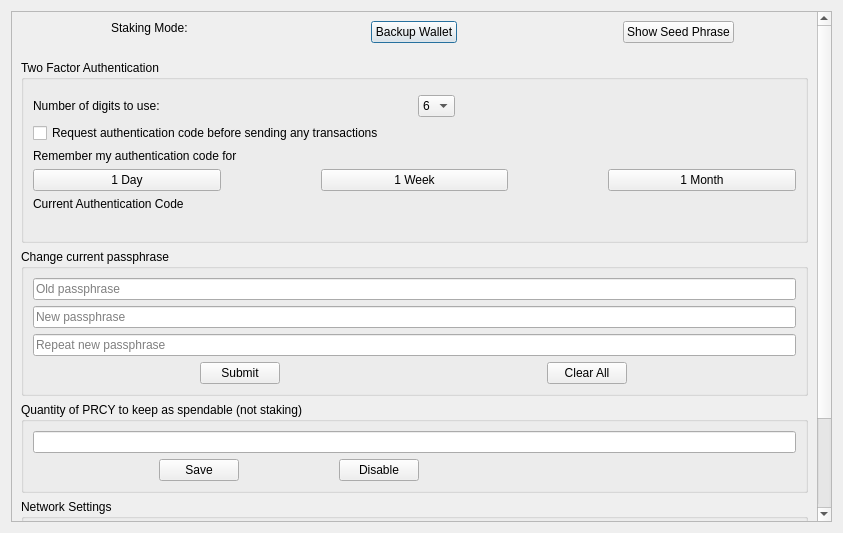
<?xml version="1.0" encoding="UTF-8"?>
<ui version="4.0">
 <class>OptionsPage</class>
 <widget class="QDialog" name="OptionsPage">
  <property name="geometry">
   <rect>
    <x>0</x>
    <y>0</y>
    <width>843</width>
    <height>533</height>
   </rect>
  </property>
  <property name="sizePolicy">
   <sizepolicy hsizetype="Preferred" vsizetype="Preferred">
    <horstretch>0</horstretch>
    <verstretch>0</verstretch>
   </sizepolicy>
  </property>
  <property name="acceptDrops">
   <bool>false</bool>
  </property>
  <property name="sizeGripEnabled">
   <bool>false</bool>
  </property>
  <layout class="QVBoxLayout" name="verticalLayout_2">
   <item>
    <widget class="QScrollArea" name="scrollArea">
     <property name="widgetResizable">
      <bool>true</bool>
     </property>
     <widget class="QWidget" name="scrollAreaWidgetContents">
      <property name="geometry">
       <rect>
        <x>0</x>
        <y>0</y>
        <width>806</width>
        <height>588</height>
       </rect>
      </property>
      <layout class="QVBoxLayout" name="verticalLayout">
       <item>
        <layout class="QHBoxLayout" name="hlLayout_9">
         <item>
          <layout class="QVBoxLayout" name="stakingLayout">
           <property name="leftMargin">
            <number>0</number>
           </property>
           <item alignment="Qt::AlignHCenter">
            <widget class="QLabel" name="labelStaking">
             <property name="sizePolicy">
              <sizepolicy hsizetype="Preferred" vsizetype="Maximum">
               <horstretch>0</horstretch>
               <verstretch>0</verstretch>
              </sizepolicy>
             </property>
             <property name="text">
              <string>Staking Mode:</string>
             </property>
            </widget>
           </item>
           <item alignment="Qt::AlignHCenter">
            <widget class="ToggleButton" name="toggleStaking" native="true">
             <property name="sizePolicy">
              <sizepolicy hsizetype="Preferred" vsizetype="Maximum">
               <horstretch>0</horstretch>
               <verstretch>0</verstretch>
              </sizepolicy>
             </property>
             <property name="toolTip">
              <string>Turn staking on or off</string>
             </property>
             <property name="layoutDirection">
              <enum>Qt::LeftToRight</enum>
             </property>
             <property name="OptionA">
              <string>On</string>
             </property>
             <property name="OptionB">
              <string>Off</string>
             </property>
             <property name="fixedSize" stdset="0">
              <size>
               <width>100</width>
               <height>55</height>
              </size>
             </property>
            </widget>
           </item>
          </layout>
         </item>
         <item>
          <layout class="QVBoxLayout" name="backupWalletLayout">
           <item alignment="Qt::AlignHCenter">
            <widget class="QPushButton" name="pushButtonBackup">
             <property name="sizePolicy">
              <sizepolicy hsizetype="Maximum" vsizetype="Fixed">
               <horstretch>0</horstretch>
               <verstretch>0</verstretch>
              </sizepolicy>
             </property>
             <property name="layoutDirection">
              <enum>Qt::RightToLeft</enum>
             </property>
             <property name="text">
              <string>Backup Wallet</string>
             </property>
            </widget>
           </item>
          </layout>
         </item>
         <item>
          <layout class="QVBoxLayout" name="shwoPhraseLayout">
           <item alignment="Qt::AlignHCenter">
            <widget class="QPushButton" name="pushButtonRecovery">
             <property name="enabled">
              <bool>true</bool>
             </property>
             <property name="sizePolicy">
              <sizepolicy hsizetype="Maximum" vsizetype="Fixed">
               <horstretch>0</horstretch>
               <verstretch>0</verstretch>
              </sizepolicy>
             </property>
             <property name="text">
              <string>Show Seed Phrase</string>
             </property>
            </widget>
           </item>
          </layout>
         </item>
        </layout>
       </item>
       <item>
        <widget class="QLabel" name="line_1">
         <property name="minimumSize">
          <size>
           <width>0</width>
           <height>0</height>
          </size>
         </property>
         <property name="maximumSize">
          <size>
           <width>16777215</width>
           <height>5</height>
          </size>
         </property>
         <property name="text">
          <string/>
         </property>
        </widget>
       </item>
       <item>
        <widget class="QGroupBox" name="twoFAgroupBox">
         <property name="title">
          <string>Two Factor Authentication</string>
         </property>
         <layout class="QVBoxLayout" name="verticalLayout_3">
          <item>
           <layout class="QVBoxLayout" name="twoFALayout">
            <item>
             <widget class="ToggleButton" name="toggle2FA" native="true">
              <property name="sizePolicy">
               <sizepolicy hsizetype="Preferred" vsizetype="Maximum">
                <horstretch>0</horstretch>
                <verstretch>0</verstretch>
               </sizepolicy>
              </property>
              <property name="OptionA">
               <string>On</string>
              </property>
              <property name="OptionB">
               <string>Off</string>
              </property>
              <property name="fixedSize" stdset="0">
               <size>
                <width>100</width>
                <height>55</height>
               </size>
              </property>
             </widget>
            </item>
            <item>
             <layout class="QHBoxLayout" name="horizontalLayout_8">
              <item>
               <widget class="QLabel" name="twoFADigits">
                <property name="text">
                 <string>Number of digits to use:</string>
                </property>
               </widget>
              </item>
              <item alignment="Qt::AlignLeft">
               <widget class="QComboBox" name="comboBox">
                <property name="maxVisibleItems">
                 <number>2</number>
                </property>
                <item>
                 <property name="text">
                  <string>6</string>
                 </property>
                </item>
                <item>
                 <property name="text">
                  <string>8</string>
                 </property>
                </item>
               </widget>
              </item>
             </layout>
            </item>
            <item>
             <widget class="QCheckBox" name="alwaysRequest2FA">
              <property name="text">
               <string>Request authentication code before sending any transactions</string>
              </property>
             </widget>
            </item>
            <item>
             <widget class="QLabel" name="label_3">
              <property name="text">
               <string>Remember my authentication code for</string>
              </property>
             </widget>
            </item>
            <item>
             <layout class="QHBoxLayout" name="horizontalLayout">
              <property name="spacing">
               <number>100</number>
              </property>
              <property name="leftMargin">
               <number>0</number>
              </property>
              <item>
               <widget class="QPushButton" name="btn_day">
                <property name="text">
                 <string>1 Day</string>
                </property>
               </widget>
              </item>
              <item>
               <widget class="QPushButton" name="btn_week">
                <property name="text">
                 <string>1 Week</string>
                </property>
               </widget>
              </item>
              <item>
               <widget class="QPushButton" name="btn_month">
                <property name="text">
                 <string>1 Month</string>
                </property>
               </widget>
              </item>
             </layout>
            </item>
            <item>
             <widget class="QLabel" name="lblAuthCode">
              <property name="text">
               <string>Current Authentication Code</string>
              </property>
             </widget>
            </item>
            <item>
             <layout class="QHBoxLayout" name="horizontalLayout_2" stretch="1,1,1,1,1,1">
              <item>
               <widget class="QLabel" name="code_1">
                <property name="text">
                 <string/>
                </property>
                <property name="alignment">
                 <set>Qt::AlignCenter</set>
                </property>
               </widget>
              </item>
              <item>
               <widget class="QLabel" name="code_2">
                <property name="text">
                 <string/>
                </property>
                <property name="alignment">
                 <set>Qt::AlignCenter</set>
                </property>
               </widget>
              </item>
              <item>
               <widget class="QLabel" name="code_3">
                <property name="text">
                 <string/>
                </property>
                <property name="alignment">
                 <set>Qt::AlignCenter</set>
                </property>
               </widget>
              </item>
              <item>
               <widget class="QLabel" name="code_4">
                <property name="text">
                 <string/>
                </property>
                <property name="alignment">
                 <set>Qt::AlignCenter</set>
                </property>
               </widget>
              </item>
              <item>
               <widget class="QLabel" name="code_5">
                <property name="text">
                 <string/>
                </property>
                <property name="alignment">
                 <set>Qt::AlignCenter</set>
                </property>
               </widget>
              </item>
              <item>
               <widget class="QLabel" name="code_6">
                <property name="text">
                 <string/>
                </property>
                <property name="alignment">
                 <set>Qt::AlignCenter</set>
                </property>
               </widget>
              </item>
             </layout>
            </item>
           </layout>
          </item>
         </layout>
        </widget>
       </item>
       <item>
        <widget class="QGroupBox" name="passphrasegroupBox">
         <property name="title">
          <string>Change current passphrase</string>
         </property>
         <layout class="QVBoxLayout" name="verticalLayout_5">
          <item>
           <layout class="QVBoxLayout" name="changePassphraseLayout">
            <item>
             <widget class="QLineEdit" name="lineEditOldPass">
              <property name="echoMode">
               <enum>QLineEdit::Password</enum>
              </property>
              <property name="placeholderText">
               <string>Old passphrase</string>
              </property>
             </widget>
            </item>
            <item>
             <widget class="QLineEdit" name="lineEditNewPass">
              <property name="echoMode">
               <enum>QLineEdit::Password</enum>
              </property>
              <property name="placeholderText">
               <string>New passphrase</string>
              </property>
             </widget>
            </item>
            <item>
             <widget class="QLineEdit" name="lineEditNewPassRepeat">
              <property name="echoMode">
               <enum>QLineEdit::Password</enum>
              </property>
              <property name="placeholderText">
               <string>Repeat new passphrase</string>
              </property>
             </widget>
            </item>
            <item>
             <layout class="QHBoxLayout" name="horizontalLayout_5">
              <property name="spacing">
               <number>100</number>
              </property>
              <property name="leftMargin">
               <number>0</number>
              </property>
              <item>
               <widget class="QPushButton" name="pushButtonPassword">
                <property name="sizePolicy">
                 <sizepolicy hsizetype="Maximum" vsizetype="Maximum">
                  <horstretch>0</horstretch>
                  <verstretch>0</verstretch>
                 </sizepolicy>
                </property>
                <property name="text">
                 <string>Submit</string>
                </property>
               </widget>
              </item>
              <item>
               <widget class="QPushButton" name="pushButtonPasswordClear">
                <property name="sizePolicy">
                 <sizepolicy hsizetype="Maximum" vsizetype="Maximum">
                  <horstretch>0</horstretch>
                  <verstretch>0</verstretch>
                 </sizepolicy>
                </property>
                <property name="text">
                 <string>Clear All</string>
                </property>
               </widget>
              </item>
             </layout>
            </item>
           </layout>
          </item>
         </layout>
        </widget>
       </item>
       <item>
        <widget class="QGroupBox" name="reservegroupBox">
         <property name="title">
          <string>Quantity of PRCY to keep as spendable (not staking)</string>
         </property>
         <layout class="QVBoxLayout" name="verticalLayout_6">
          <item>
           <layout class="QVBoxLayout" name="reserveLayout">
            <property name="sizeConstraint">
             <enum>QLayout::SetDefaultConstraint</enum>
            </property>
            <item>
             <layout class="QHBoxLayout" name="horizontalLayout_6">
              <item>
               <widget class="QLineEdit" name="lineEditWithhold"/>
              </item>
             </layout>
            </item>
            <item>
             <layout class="QHBoxLayout" name="horizontalLayout_4">
              <property name="spacing">
               <number>100</number>
              </property>
              <property name="leftMargin">
               <number>0</number>
              </property>
              <item>
               <spacer name="horizontalSpacer_3">
                <property name="orientation">
                 <enum>Qt::Horizontal</enum>
                </property>
                <property name="sizeHint" stdset="0">
                 <size>
                  <width>40</width>
                  <height>20</height>
                 </size>
                </property>
               </spacer>
              </item>
              <item>
               <widget class="QPushButton" name="pushButtonSave">
                <property name="enabled">
                 <bool>true</bool>
                </property>
                <property name="sizePolicy">
                 <sizepolicy hsizetype="Maximum" vsizetype="Maximum">
                  <horstretch>0</horstretch>
                  <verstretch>0</verstretch>
                 </sizepolicy>
                </property>
                <property name="text">
                 <string>Save</string>
                </property>
               </widget>
              </item>
              <item>
               <widget class="QPushButton" name="pushButtonDisable">
                <property name="text">
                 <string>Disable</string>
                </property>
               </widget>
              </item>
              <item>
               <spacer name="horizontalSpacer_4">
                <property name="orientation">
                 <enum>Qt::Horizontal</enum>
                </property>
                <property name="sizeHint" stdset="0">
                 <size>
                  <width>40</width>
                  <height>20</height>
                 </size>
                </property>
               </spacer>
              </item>
              <item>
               <spacer name="horizontalSpacer">
                <property name="orientation">
                 <enum>Qt::Horizontal</enum>
                </property>
                <property name="sizeHint" stdset="0">
                 <size>
                  <width>40</width>
                  <height>20</height>
                 </size>
                </property>
               </spacer>
              </item>
              <item>
               <spacer name="horizontalSpacer_2">
                <property name="orientation">
                 <enum>Qt::Horizontal</enum>
                </property>
                <property name="sizeHint" stdset="0">
                 <size>
                  <width>40</width>
                  <height>20</height>
                 </size>
                </property>
               </spacer>
              </item>
             </layout>
            </item>
           </layout>
          </item>
         </layout>
        </widget>
       </item>
       <item>
        <widget class="QGroupBox" name="networkgroupBox">
         <property name="title">
          <string>Network Settings</string>
         </property>
         <layout class="QVBoxLayout" name="verticalLayout_4">
          <item>
           <widget class="QCheckBox" name="mapPortUpnp">
            <property name="toolTip">
             <string>Automatically open the PRCY client port on the router. This only works when your router supports UPnP and it is enabled.</string>
            </property>
            <property name="text">
             <string>Map port using &amp;UPnP</string>
            </property>
           </widget>
          </item>
         </layout>
        </widget>
       </item>
       <item>
        <widget class="QGroupBox" name="windowSettingsgroupBox">
         <property name="title">
          <string>Window Settings</string>
         </property>
         <layout class="QHBoxLayout" name="horizontalLayout_3">
          <item>
           <widget class="QCheckBox" name="minimizeToTray">
            <property name="text">
             <string>&amp;Minimize to the tray instead of the taskbar</string>
            </property>
           </widget>
          </item>
          <item>
           <widget class="QCheckBox" name="minimizeOnClose">
            <property name="text">
             <string>M&amp;inimize on close</string>
            </property>
           </widget>
          </item>
         </layout>
        </widget>
       </item>
      </layout>
     </widget>
    </widget>
   </item>
  </layout>
 </widget>
 <customwidgets>
  <customwidget>
   <class>ToggleButton</class>
   <extends>QWidget</extends>
   <header>togglebutton.h</header>
  </customwidget>
 </customwidgets>
 <resources/>
 <connections/>
</ui>
